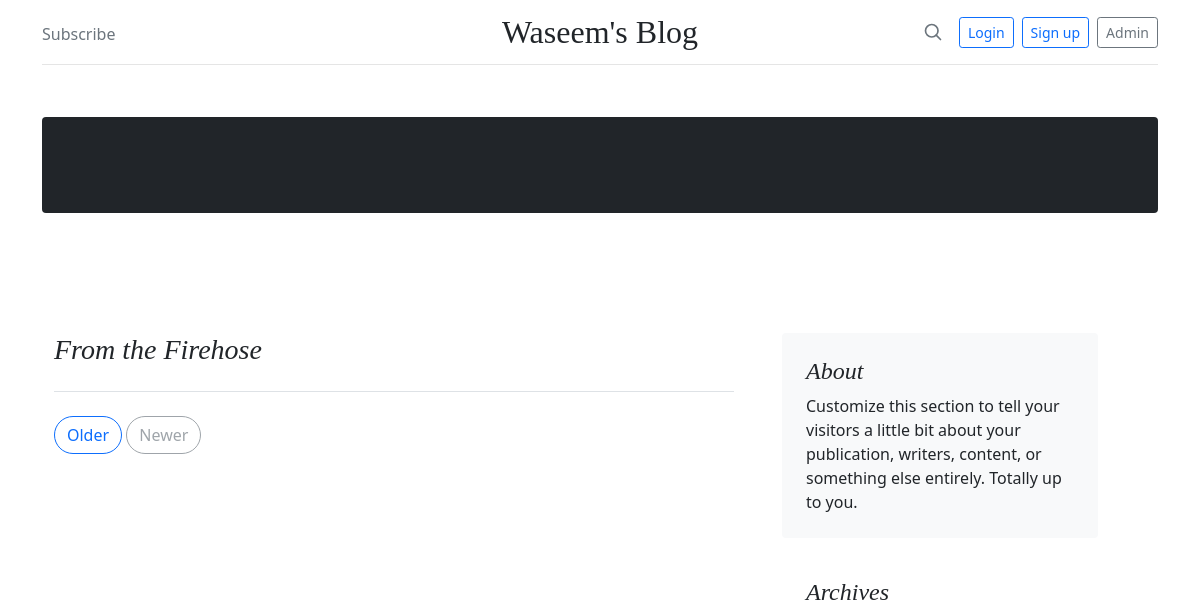
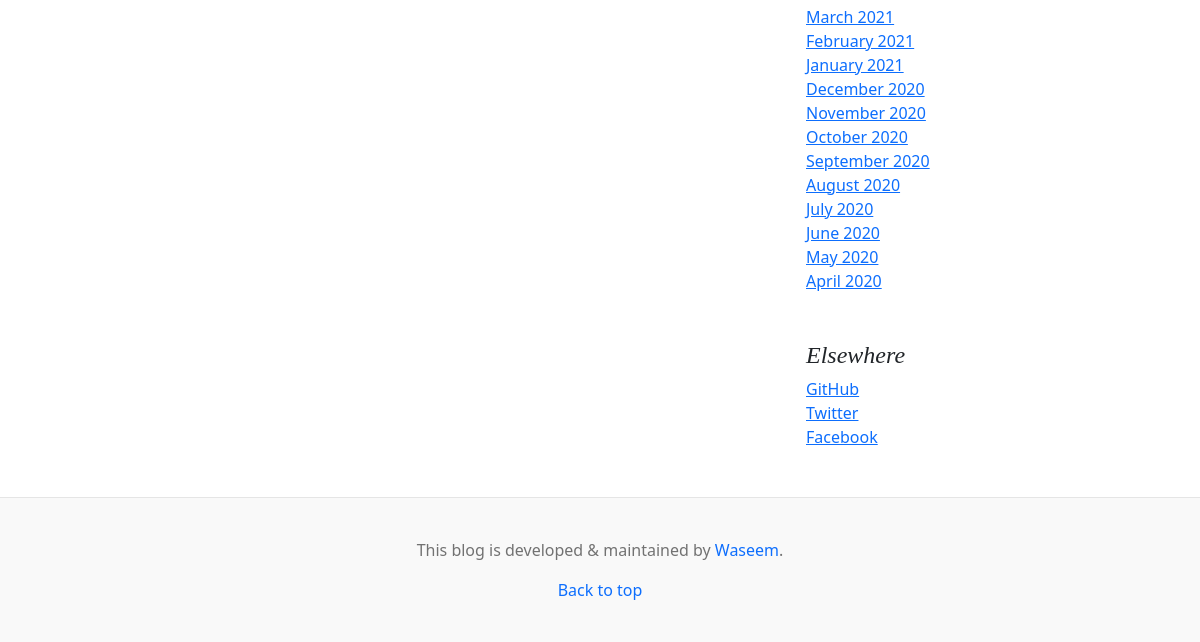
The page /blog/ on the database as committed earlier (2 pictures, top to bottom).
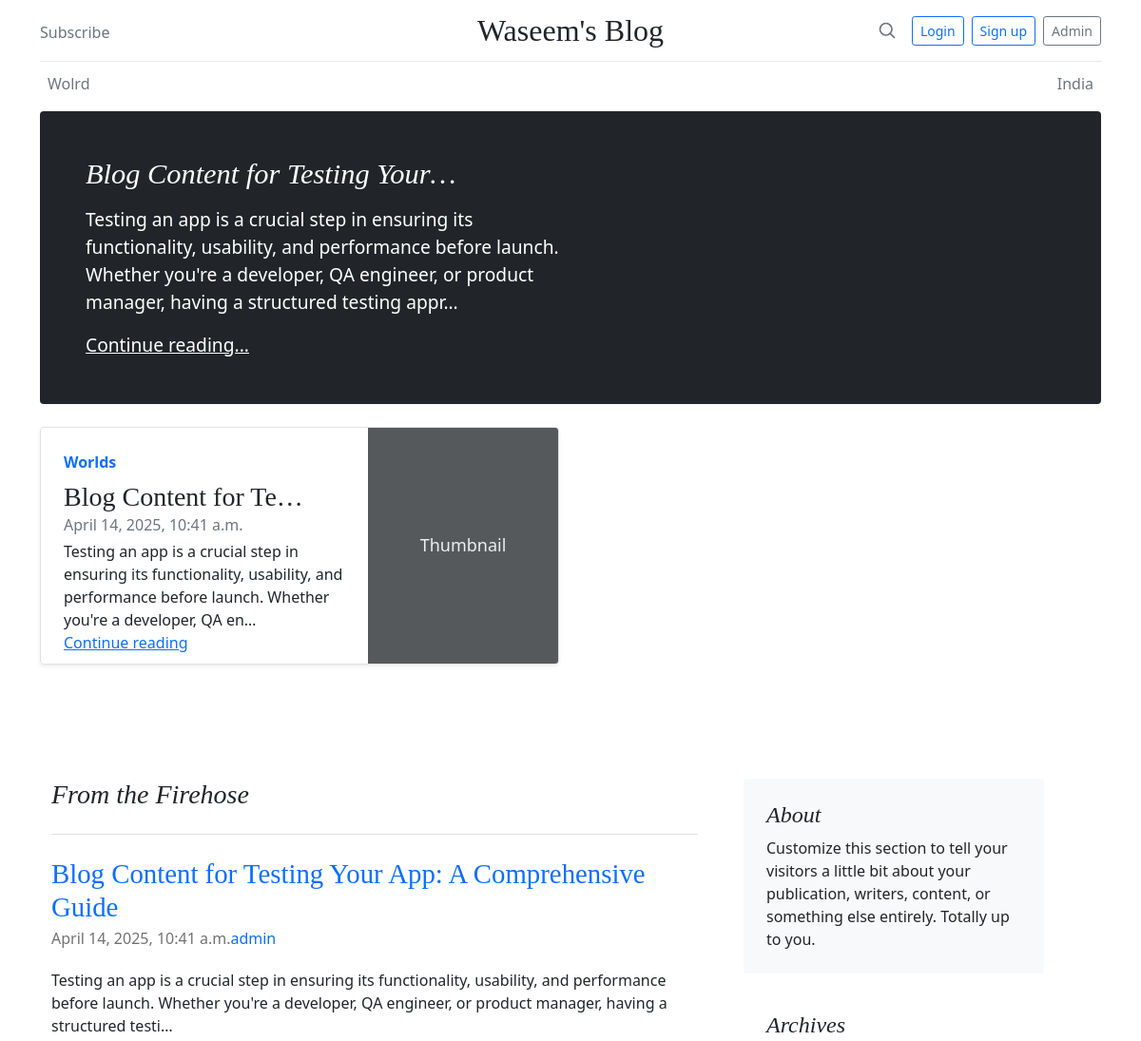
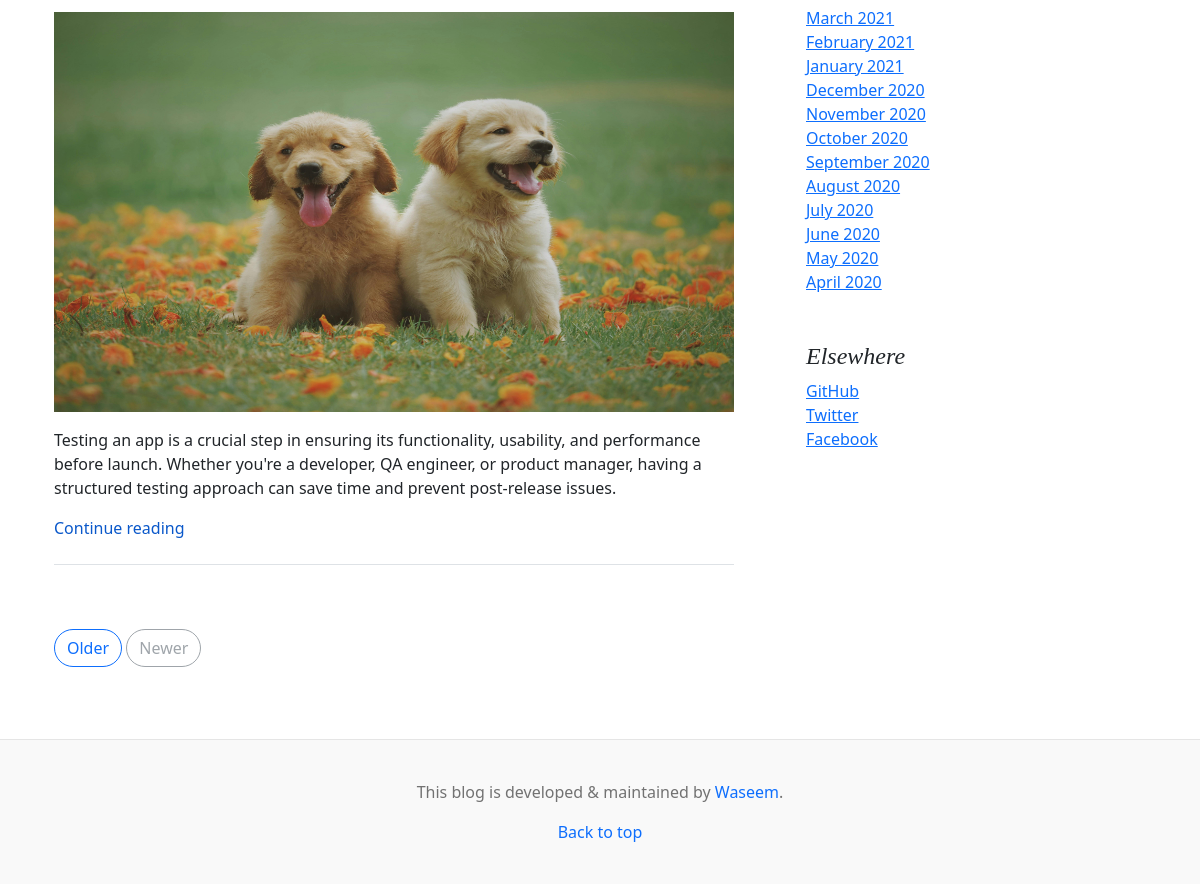
The same page on the database as committed later (2 pictures, top to bottom).
### blog/models.py (models this page shows, shortened)
class Category(models.Model):
    name = models.CharField(max_length=100, unique=True)
    slug = models.SlugField(max_length=100, unique=True)
    description = models.TextField(blank=True)
    class Meta:
        verbose_name_plural = "Categories"

class Post(models.Model):
    STATUS_CHOICES = (
        ('draft', 'Draft'),
        ('published', 'Published'),
    )
    title = models.CharField(max_length=200)
    slug = models.SlugField(max_length=200, unique_for_date='publish_date')
    author = models.ForeignKey(User, on_delete=models.CASCADE, related_name='blog_posts')
    content = RichTextField(config_name='default')
    excerpt = models.TextField(blank=True, max_length=300)
    publish_date = models.DateTimeField(default=timezone.now)
    created_at = models.DateTimeField(auto_now_add=True)
    updated_at = models.DateTimeField(auto_now=True)
    status = models.CharField(max_length=10, choices=STATUS_CHOICES, default='draft')
    featured_image = models.ImageField(upload_to='blog/images/%Y/%m/%d/',blank=True, null=True,
                                        help_text="Upload a featured image for this post (recommended size: 1200x630px),",
                                        default='blog/images/default_post_image.webp' )
    featured = models.BooleanField(default=False)
    categories = models.ManyToManyField(Category, related_name='posts')
    tags = models.ManyToManyField(Tag, related_name='posts', blank=True)
    view_count = models.PositiveIntegerField(default=0)
    class Meta:
        ordering = ('-publish_date',)
    def __str__(self):
        return self.title
    def get_absolute_url(self):
        return reverse('blog:post_detail',
                       args=[
                            self.publish_date.year,
                            self.publish_date.month,
                            self.publish_date.day,
                            self.slug,
        ])

### blog/views.py (the view)
# urls.py: 2. Add a URL to urlpatterns:  path('', views.home, name='home')
def home(request):
    top_posts = Post.objects.filter(status='published').order_by('-publish_date')[:2]
    posts = Post.objects.all()
    categories = Category.objects.all()
    featured_posts = Post.objects.filter( featured = True, status = 'published', ).order_by('publish_date')[:1]
    recent_posts =  Post.objects.filter(status='published').exclude(featured=True)[:5]
    context = {
        'top_posts':top_posts,
        'posts':posts,
        'categories':categories,
        'featured_posts':featured_posts,
        'recent_posts':recent_posts,
    }
    print(featured_posts)
    return render(request, 'blog/home.html',context)

### templates/blog/home.html (shortened to what this page needs)
{% load static %}
<!doctype html>
<html lang="en">
  <head>
<link href="{% static 'css/Bootstrap.min.css' %}" rel="stylesheet">
    <link href="{% static 'css/blog.css' %}" rel="stylesheet">
  </head>
  <body>
    {% include '../includes/navbar.html' %}
<main class="container">
 {% include '../includes/featured.html' %}
  </div>
  <div class="row mb-2">
    {% for top_post in top_posts %}
    <div class="col-md-6">
      <div class="row g-0 border rounded overflow-hidden flex-md-row mb-4 shadow-sm h-md-250 position-relative">
        <div class="col p-4 d-flex flex-column position-static">
          <strong class="d-inline-block mb-2 text-primary">Worlds</strong>
          <h3 class="mb-0">{{top_post.title | truncatechars:20}}</h3>
          <div class="mb-1 text-muted">{{top_post.publish_date}}</div>
          <p class="card-text mb-auto">{{top_post.excerpt | truncatechars:140}}</p>
          <a href="#" class="stretched-link">Continue reading</a>
        </div>
        <div class="col-auto d-none d-lg-block">
          <svg class="bd-placeholder-img" width="200" height="250" xmlns="http://www.w3.org/2000/svg" role="img" aria-label="Placeholder: Thumbnail" preserveAspectRatio="xMidYMid slice" focusable="false">
            <title>Placeholder</title><rect width="100%" height="100%" fill="#55595c"/><text x="50%" y="50%" fill="#eceeef" dy=".3em">Thumbnail</text></svg>
        </div>
      </div>
    </div>
    {% endfor %}
  <div class="row g-5">
    <div class="col-md-8">
      <h3 class="pb-4 mb-4 fst-italic border-bottom">
        From the Firehose
      </h3>
      {% for post in posts %}
      <article class="blog-post">
        <h2 class="blog-post-title"><a href="{{ post.get_absolute_url }}"> {{post.title | truncatechars:100}}</a></h2>
        <p class="blog-post-meta">{{post.publish_date}}<a href="#">{{post.author}}</a></p>
        <p>{{post.content | safe | truncatechars:200}}</p>
        <p>
           {% if post.featured_image %}
          <img src="{{ post.featured_image.url }}"
               alt="{{ post.title }}"
               class="img-fluid" style="width: 100%; height: 400px;" >
          {% else %}
          <img src="/media/blog/images/default.png"
               alt="Default image"
               class="img-fluid" style="max-width: 50%; height:35%;" >
          {% endif %}
        </p>
        <p>{{post.excerpt | safe}}</p>
        <a href="{{ post.get_absolute_url }}" class="stretched-link">Continue reading</a>
        <h6 class="pb-4 mb-4 fst-italic border-bottom"></h6>
      </article>
      {% endfor %}
      <nav class="blog-pagination" aria-label="Pagination">
        <a class="btn btn-outline-primary" href="#">Older</a>
        <a class="btn btn-outline-secondary disabled" href="#" tabindex="-1" aria-disabled="true">Newer</a>
      </nav>
    </div>
    <div class="col-md-4">
      <div class="position-sticky" style="top: 2rem;">
        <div class="p-4 mb-3 bg-light rounded">
          <h4 class="fst-italic">About</h4>
          <p class="mb-0">Customize this section to tell your visitors a little bit about your publication, writers, content, or something else entirely. Totally up to you.</p>
        </div>
        <div class="p-4">
          <h4 class="fst-italic">Archives</h4>
          <ol class="list-unstyled mb-0">
            <li><a href="#">March 2021</a></li>
            <li><a href="#">February 2021</a></li>
            <li><a href="#">January 2021</a></li>
            <li><a href="#">December 2020</a></li>
            <li><a href="#">November 2020</a></li>
            <li><a href="#">October 2020</a></li>
            <li><a href="#">September 2020</a></li>
            <li><a href="#">August 2020</a></li>
            <li><a href="#">July 2020</a></li>
            <li><a href="#">June 2020</a></li>
            <li><a href="#">May 2020</a></li>
            <li><a href="#">April 2020</a></li>
          </ol>
        </div>
        <div class="p-4">
          <h4 class="fst-italic">Elsewhere</h4>
          <ol class="list-unstyled">
            <li><a href="#">GitHub</a></li>
            <li><a href="#">Twitter</a></li>
            <li><a href="#">Facebook</a></li>
          </ol>
        </div>
      </div>
    </div>
  </div>
</main>
{% include 'includes/footer.html' %}
  </body>
</html>

### templates/includes/navbar.html
{% load static %}
<div class="container">
    <header class="blog-header py-3">
      <div class="row flex-nowrap justify-content-between align-items-center">
        <div class="col-4 pt-1">
          <a class="link-secondary" href="#">Subscribe</a>
        </div>
        <div class="col-4 text-center">
          <a class="blog-header-logo text-dark" href="">Waseem's Blog</a>
        </div>
        <div class="col-4 d-flex justify-content-end align-items-center">
          <a class="link-secondary" href="#" aria-label="Search">
            <svg xmlns="http://www.w3.org/2000/svg" width="20" height="20" fill="none" stroke="currentColor" stroke-linecap="round" stroke-linejoin="round" stroke-width="2" class="mx-3" role="img" viewBox="0 0 24 24"><title>Search</title><circle cx="10.5" cy="10.5" r="7.5"/><path d="M21 21l-5.2-5.2"/></svg>
          </a>
          <a class="btn btn-sm btn-outline-primary me-2" href="#">Login</a>
          <a class="btn btn-sm btn-outline-primary me-2" href="#">Sign up</a>
          <a class="btn btn-sm btn-outline-secondary" href="/admin/">Admin</a>
        </div>
      </div>
    </header>
    <div class="nav-scroller py-1 mb-2">
      <nav class="nav d-flex justify-content-between">
        {% for categorie in categories %}
        <a class="p-2 link-secondary" href="#">{{categorie.name}}</a>
        {% endfor %}
      </nav>
    </div>
  </div>

### templates/includes/featured.html
{% load static %}
<div class="p-4 p-md-5 mb-4 text-white rounded bg-dark">
    {% for post in featured_posts %}
    <div class="col-md-6 px-0">
      <h1 class="display-7 fst-italic">{{post.title | truncatechars:30}}</h1>
      <p class="lead my-3">{{post.excerpt | truncatechars:200}}</p>
      <p class="lead mb-0" ><a href="{{ post.get_absolute_url }}" class="text-white ">Continue reading...</a></p>
      {% endfor %}
    </div>

### templates/includes/footer.html
<footer class="blog-footer">
    <p>This blog is developed & maintained by <a href="#">Waseem</a>.</p>
    <p>
      <a href="#">Back to top</a>
    </p>
  </footer>

### static/css/blog.css (style rules this page uses)
.blog-header { line-height: 1; border-bottom: 1px solid #e5e5e5; }
.blog-header-logo { font-family: "Playfair Display", Georgia, "Times New Roman", serif; font-size: 2.00rem; text-decoration: none; }
h1, h2, h3, h4, h5, h6 { font-family: "Playfair Display", Georgia, "Times New Roman", serif; }
.display-7 { font-size: 1.9rem; }
.lead { font-size: 1.2rem; }
.nav-scroller { position: relative; z-index: 2; height: 2.75rem; overflow-y: hidden; }
.nav-scroller .nav { display: flex; flex-wrap: nowrap; padding-bottom: 1rem; margin-top: -1px; overflow-x: auto; text-align: center; white-space: nowrap; -webkit-overflow-scrolling: touch; }
@media (min-width: 768px) { .h-md-250 { height: 250px; } }
.blog-pagination { margin-bottom: 4rem; }
.blog-pagination > .btn { border-radius: 2rem; }
.blog-post { margin-bottom: 4rem; text-decoration: none; }
.blog-post a { text-decoration: none; }
.blog-post-title { margin-bottom: .25rem; font-size: 1.80rem; text-decoration: none; }
.blog-post-meta { margin-bottom: 1.25rem; color: #727272; }
.blog-footer { padding: 2.5rem 0; color: #727272; text-align: center; background-color: #f9f9f9; border-top: .05rem solid #e5e5e5; text-decoration: none; }
.blog-footer a { text-decoration: none; }
.blog-footer p:last-child { margin-bottom: 0; text-decoration: none; }
.link-secondary { text-decoration: none; }

### templates/blog/home.html (style rules this page uses)
.bd-placeholder-img { font-size: 1.125rem; text-anchor: middle; -webkit-user-select: none; -moz-user-select: none; user-select: none; }

Rows that differ between the two databases and show on the page:
added Category: name "Wolrd"
added Category: name "India"
added Post: title "Blog Content for Testing Your…", excerpt "Testing an app is a crucial step in ensuring its functionality, usability, and performance before launch. Whether you're a developer, QA engineer, or product manager, having a structured testing appr…", title "Blog Content for Te…", publish_date "April 14, 2025, 10:41 a.m.", excerpt "Testing an app is a crucial step in ensuring its functionality, usability, and performance before launch. Whether you're a developer, QA en…", title "Blog Content for Testing Your App: A Comprehensive Guide", author "admin", content "Testing an app is a crucial step in ensuring its functionality, usability, and performance before launch. Whether you're a developer, QA engineer, or product manager, having a structured testi…", featured_image (picture), excerpt "Testing an app is a crucial step in ensuring its functionality, usability, and performance before launch. Whether you're a developer, QA engineer, or product manager, having a structured testing approach can save time and prevent post-release issues."
